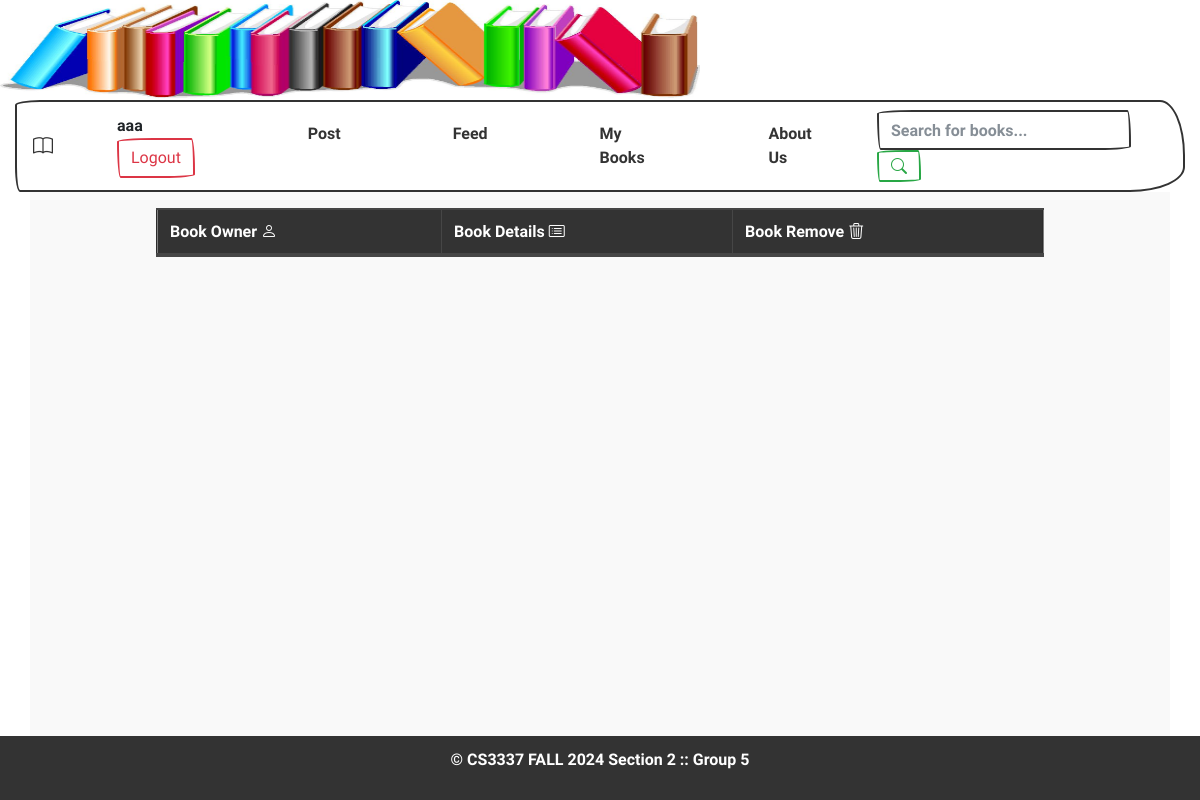
/mybooks (signed in), run on an earlier commit of the app's database.
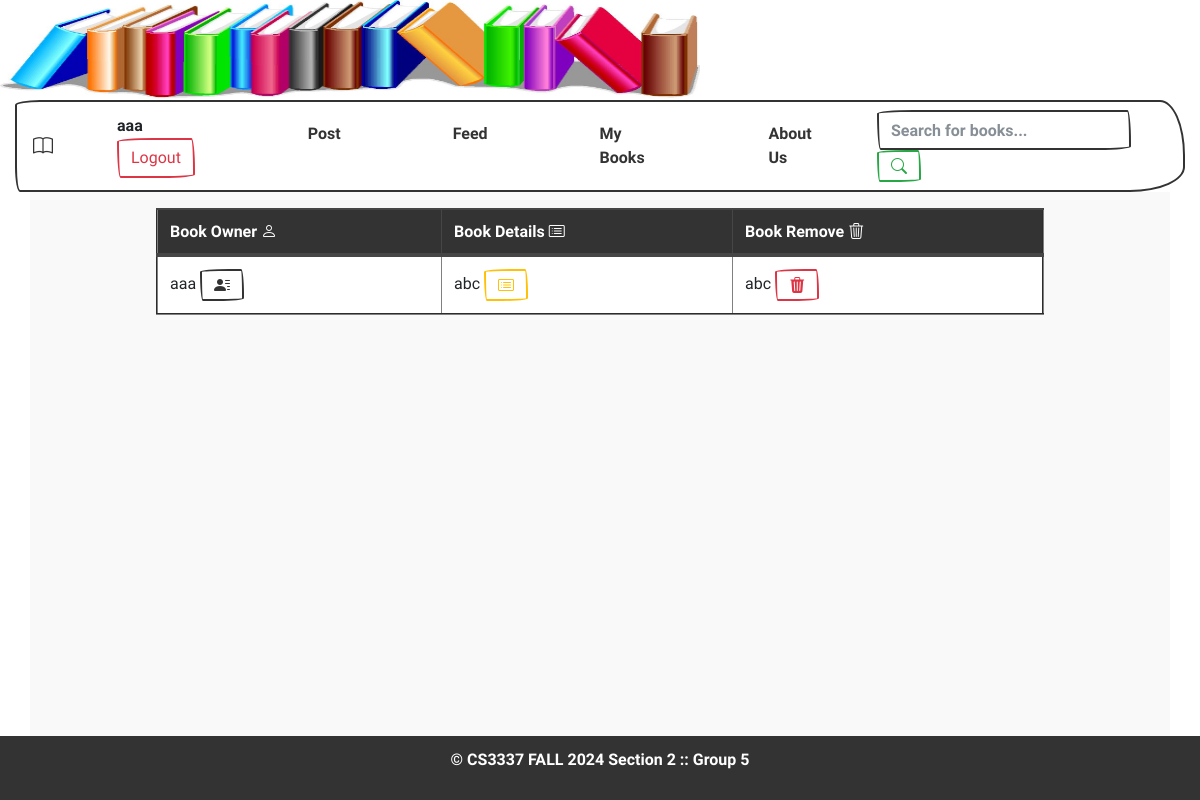
And on a later commit of the database.
### bookMng/models.py (models this page shows, shortened)
class Book(models.Model):
    name = models.CharField(max_length=200)
    web = models.URLField(max_length=200)
    price = models.DecimalField(decimal_places=2, max_digits=9)
    publishedate = models.DateField(auto_now=True)
    picture = models.FileField(upload_to="bookEx/static/uploads")
    pic_path = models.CharField(max_length=300, editable=False, blank=True)
    username = models.ForeignKey(User, blank=True, null=True, on_delete=models.CASCADE)

### bookMng/views.py (the view)
# urls.py: path("mybooks", views.mybooks, name="mybooks"),
def mybooks(request):
    books = Book.objects.filter(username=request.user)
    for b in books:
        b.pic_path = b.picture.url[14:]
    return render(
        request,
        "bookMng/mybooks.html",
        {
            "books": books,
        },
    )

### bookEx/templates/bookMng/mybooks.html
  {% extends "base.html" %}
  {% load static %}
  {% block content %}
  <table class="table" border="2">
    <thead class="thead-dark">
    <tr>
      <th>Book Owner <i class="bi bi-person"></i></th>
      <th>Book Details <i class="bi bi-card-list"></i></th>
      <th>Book Remove <i class="bi bi-trash3"></i></th>
    </tr>
    </thead>
    {% for book in books %}
    <tr>
      <td>{{ book.username }} <a class="btn btn-outline-primary" href="/aboutus"><i class="bi bi-person-lines-fill"></i></a></td>
      <td>{{ book.name }} <a class="btn btn-outline-warning" href="book_detail/{{ book.id }}"><i class="bi bi-card-list"></i></a></td>
      <td>{{ book.name }} <a class="btn btn-outline-danger" href="deletebook/{{ book.id }}"><i class="bi bi-trash3-fill"></i></a></td>
    </tr>
    {% endfor %}
  </table>
  {% endblock content %}

What changed in the data, as far as the page shows it:
added Book: username "aaa", name "abc"
